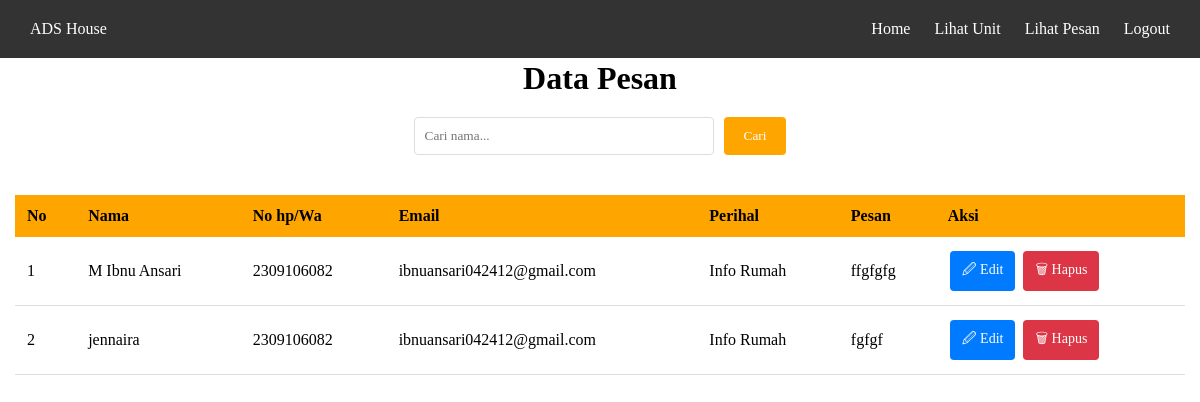
The app's page /crud_pesan.php (signed in) with its own data.
### tables this page shows
CREATE TABLE `pesan` (
  `id` int(11) NOT NULL,
  `id_rumah` int(11) DEFAULT NULL,
  `nama` varchar(255) NOT NULL,
  `tanggal` date NOT NULL,
  `ponsel` varchar(255) NOT NULL,
  `email` varchar(255) NOT NULL,
  `perihal` varchar(255) NOT NULL,
  `pesan` text NOT NULL
);

### crud_pesan.php (the view, shortened to what this page needs)
<?php
include('koneksi.php');
?>
<!DOCTYPE html>
<html>
<head>
    <link rel="stylesheet" href="https://cdnjs.cloudflare.com/ajax/libs/font-awesome/6.6.0/css/all.min.css">
</head>
<body>
    <nav class="navbar">
        <a href="#" class="navbar-brand">ADS House</a>
        <div class="navbar-links">
            <a href="crud_pesan.php">Home</a>
            <a href="crud_unit.php">Lihat Unit</a>
            <a href="crud_Pesan.php">Lihat Pesan</a>
            <a href="logout.php" id="logoutLink">Logout</a>
        </div>
    </nav>
    <center><h1>Data Pesan</h1></center>
    <form class="search-form" action="" method="GET">
        <input type="text" name="query" placeholder="Cari nama..." value="<?php echo isset($_GET['query']) ? $_GET['query'] : ''; ?>" required>
        <button type="submit">Cari</button>
    </form>
    <div class="table-container">
        <table>
            <thead>
                <tr>
                    <th>No</th>
                    <th>Nama</th>
                    <th>No hp/Wa</th>
                    <th>Email</th>
                    <th>Perihal</th>
                    <th>Pesan</th>
                    <th>Aksi</th>
                </tr>
            </thead>
            <tbody>
                <?php
                if (isset($_GET['query']) && !empty($_GET['query'])) {
                    $search = mysqli_real_escape_string($koneksi, $_GET['query']);
                    $sql = "SELECT * FROM pesan WHERE nama LIKE '%$search%' ORDER BY id ASC";
                } else {
                    $sql = "SELECT * FROM pesan ORDER BY id ASC";
                }
                $result = mysqli_query($koneksi, $sql);
                $no = 1;
                while($row = mysqli_fetch_assoc($result)) {
                ?>
                <tr>
                    <td data-label="No"><?php echo $no; ?></td>
                    <td data-label="Nama"><?php echo $row['nama']; ?></td>
                    <td data-label="No hp/Wa"><?php echo $row['ponsel']; ?></td>
                    <td data-label="Email"><?php echo $row['email']; ?></td>
                    <td data-label="Perihal"><?php echo $row['perihal']; ?></td>
                    <td data-label="Pesan"><?php echo substr($row['pesan'], 0, 150); ?></td>
                    <td data-label="Aksi">
                        <a class="a1" href="pesan/edit_pesan.php?id=<?php echo $row['id']; ?>">&#128393; Edit</a>
                        <a class="a2" href="pesan/proses_hapus.php?id=<?php echo $row['id']; ?>" onclick="return confirm('Anda yakin akan menghapus data ini?')">&#128465; Hapus</a>
                    </td>
                </tr>
                <?php
                    $no++;
                }
                ?>
            </tbody>
        </table>
    </div>
</body>
</html>

### crud_pesan.php (style rules this page uses)
* { font-family: "Trebuchet MS"; margin: 0; padding: 0; box-sizing: border-box; }
body { padding-top: 60px; margin: 0; }
.navbar { background-color: #333; position: fixed; top: 0; width: 100%; display: flex; justify-content: space-between; align-items: center; padding: 10px 20px; z-index: 1000; }
.navbar a { color: white; text-decoration: none; padding: 10px; transition: background-color 0.3s; }
.table-container { overflow-x: auto; padding: 0 15px; }
table { width: 100%; border-collapse: collapse; margin: 20px 0; }
table thead { background-color: #FFA500; }
table th { background-color: #FFA500; color: black; padding: 12px; text-align: left; font-weight: bold; }
table td { padding: 12px; border-bottom: 1px solid #ddd; }
.a1, .a2 { color: white; padding: 8px 12px; text-decoration: none; font-size: 14px; border-radius: 4px; display: inline-block; margin: 2px; }
.a1 { background-color: #007bff; }
.a2 { background-color: #dc3545; }
.search-form { display: flex; justify-content: center; gap: 10px; padding: 20px; flex-wrap: wrap; }
.search-form input[type="text"] { padding: 10px; border: 1px solid #ddd; border-radius: 4px; width: 300px; max-width: 100%; }
.search-form button { padding: 10px 20px; background-color: #FFA500; border: none; color: white; border-radius: 4px; cursor: pointer; }

### records on screen
pesan: nama "M Ibnu Ansari", ponsel "2309106082", email "ibnuansari042412@gmail.com", perihal "Info Rumah", pesan "ffgfgfg"
pesan: nama "jennaira", ponsel "2309106082", email "ibnuansari042412@gmail.com", perihal "Info Rumah", pesan "fgfgf"
